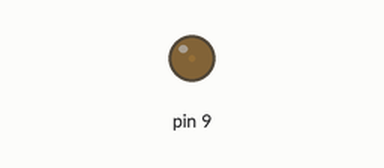
Simulated run of this sketch. Board: Arduino Uno, built with avr-gcc and run on an emulated ATmega328P. Parts: output pins drawn as LEDs (lit = HIGH).

Above: at 0.05 s.
At 1.5 s:
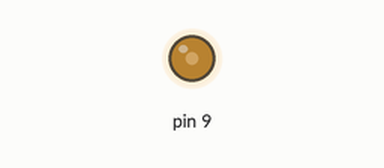
At 2.25 s:
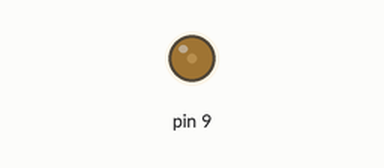
Timing chart, 0 to 6.9 s (numbered marks = the images above):
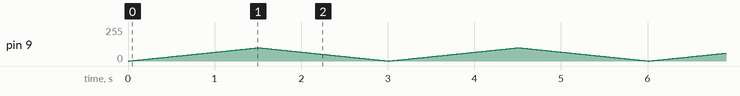

The sketch:

sketch_oct04b.ino
```cpp
void setup() {
  pinMode(9,OUTPUT);
}

void loop() {
  //digitalWrite(9,HIGH);
  //delay(300);
  //digitalWrite(9,LOW);
  //delay(300);
  for(int i=0;i<100;i++){
    analogWrite(9,i);
    delay(15);
  }
  for(int i=100;i>0;i--){
    analogWrite(9,i);
    delay(15);
  }
}
```
